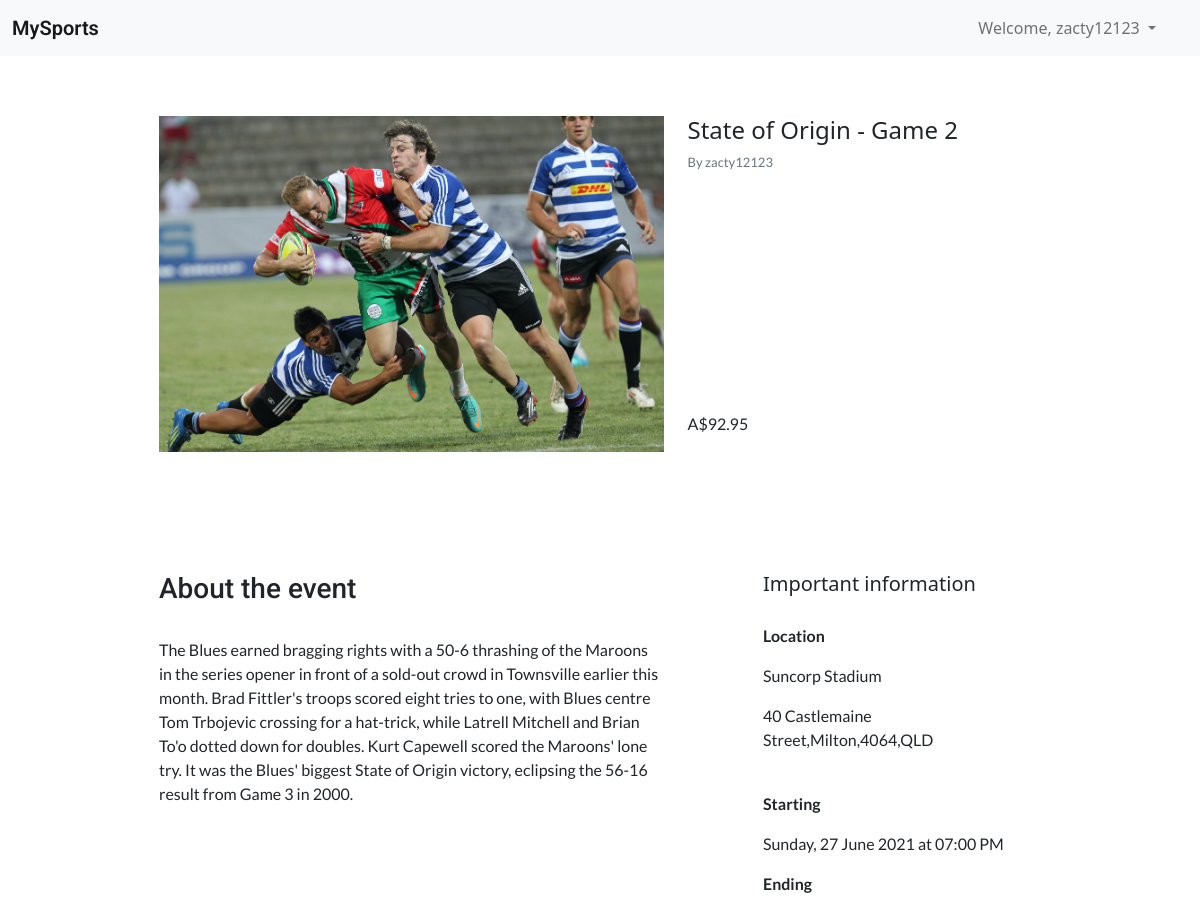
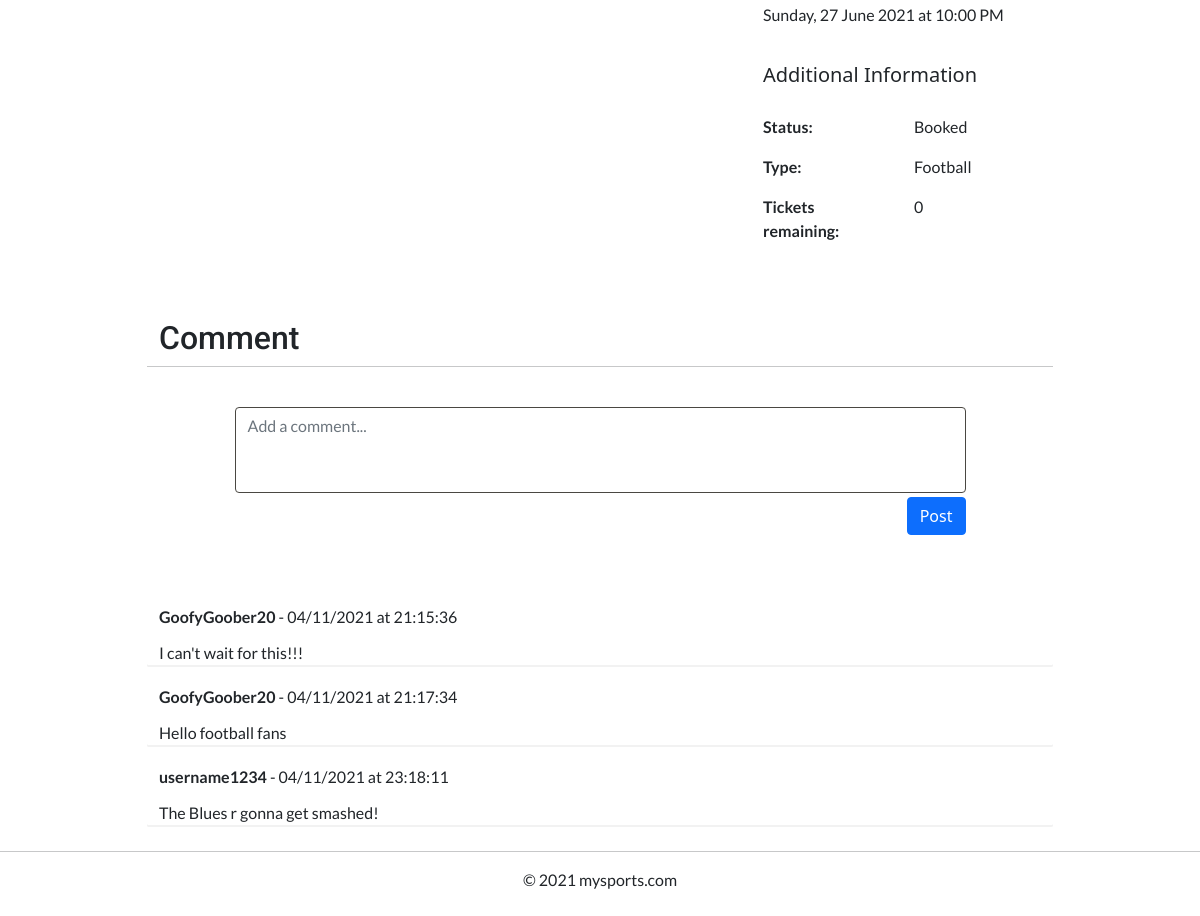
/view-details/2 (signed in), run on the app's committed database (2 pictures, top to bottom).
### website/models.py (models this page shows, shortened)
class User(db.Model, UserMixin):
    __tablename__='users' # good practice to specify table name
    user_id = db.Column(db.Integer, primary_key=True, autoincrement=True)
    username = db.Column(db.String(20), index=True, unique=True)
    email = db.Column(db.String(100), index=True, unique=True)
    contact_number = db.Column(db.Integer, unique=True, index=True)
    address = db.Column(db.String(100), index=True, unique=True)
    password_hash = db.Column(db.String(255), nullable=False)
    comments = db.relationship('Comment')
    events = db.relationship('Event')
    orders = db.relationship('Order')
    def get_id(self):
        return (self.user_id)

class Event(db.Model):
    __tablename__ = 'events'
    event_id = db.Column(db.Integer, primary_key=True, autoincrement=True)
    title = db.Column(db.String(80))
    description = db.Column(db.String(2000))
    sport = db.Column(db.String(20))
    image = db.Column(db.String(100))
    venue = db.Column(db.String(50))
    address = db.Column(db.String(150))
    start_time = db.Column(db.DateTime())
    end_time = db.Column(db.DateTime())
    status = db.Column(db.String(15))
    tickets_total = db.Column(db.Integer())
    price = db.Column(db.Float())
    user_id = db.Column(db.Integer(), db.ForeignKey('users.user_id'))
    orders = db.relationship('Order')
    comments = db.relationship('Comment')
    @property
    def is_owner(self) -> bool:
        return (self.user == current_user)
    @property
    def user(self) -> User:
        return User.query.filter_by(user_id=self.user_id).first()
    @property
    def tickets_sold(self) -> int:
        tickets_sold = 0
        for order in self.orders:
            tickets_sold += order.ticket_quantity
        return tickets_sold
    @property
    def tickets_remaining(self) -> int:
        return self.tickets_total - self.tickets_sold
    def formatted_time(self, time:datetime):
        return '{}, {} {} {} at {}'.format(get_day(time.weekday()),
                                                time.day,
                                                get_month(time.month - 1),
                                                time.year,
                                                time.strftime("%I:%M %p"))

class Order(db.Model):
    __tablename__ = 'orders'
    order_id = db.Column(db.Integer, primary_key=True, autoincrement=True)
    ticket_quantity = db.Column(db.Integer(), default=0)
    order_date = db.Column(db.DateTime())
    total_cost = db.Column(db.Float())
    user_id = db.Column(db.Integer, db.ForeignKey('users.user_id'))
    event_id = db.Column(db.Integer, db.ForeignKey('events.event_id'))
    @property
    def total_cost(self) -> float:
        return self.ticket_quantity * self.event.price

class Comment(db.Model):
    __tablename__ = 'comments'
    comment_id = db.Column(db.Integer, primary_key=True, autoincrement=True)
    text = db.Column(db.String(400))
    date_of_creation = db.Column(db.DateTime)
    user_id = db.Column(db.Integer, db.ForeignKey('users.user_id'))
    event_id = db.Column(db.Integer, db.ForeignKey('events.event_id'))
    @property
    def user(self) -> User:
        return User.query.filter_by(user_id=self.user_id).first()

### website/views.py (the view, shortened to what this page needs)
@bp.route('/view-details/<event_id>', methods=['GET', 'POST'])
def view_details(event_id):
    event:Event = Event.query.filter_by(event_id=event_id).first()
    if event is None:
        abort(404)
    set_current_event(event)
    cform = CommentForm()
    oform = OrderForm()
    oform.event_id = event_id
    return render_template('view_details.html', event=event, oform=oform, cform=cform)

### website/forms.py (shortened to what this page needs)
class CommentForm(FlaskForm):
    text = TextAreaField(label='', validators=[InputRequired(), Length(min=1, max=400)])

class OrderForm(FlaskForm):
    ticket_quantity = IntegerField(label='', validators=[InputRequired(), NumberRange(min=1)])

### website/misc.py (called while the page is built)
def set_current_event(event:Event):
    session['current_event'] = event.event_id

### website/models.py (called while the page is built)
def get_day(day:int):
    return days_of_week[day]

def get_month(month:int):
    return months[month]

### website/templates/view_details.html (shortened to what this page needs)
{% extends "base.html" %}
{% import "bootstrap/wtf.html" as wtf %}
{% block content %}
<div class="div-3"></div>
<div class="container-fluid">
  <div class="col-11 col-sm-9 mx-auto">
    <div class="row">
      <div class="col-lg-7">
        <img class="image-centered" src="{{ url_for('.download', filename=event.image) }}">
      </div>
      <div class="col-lg-5 d-flex flex-column">
        <h4>{{ event.title }}</h4>
        <p class="mylead text-muted">By {{ event.user.username }}</p>
        <div class="div-6"></div>
        <p class="mt-auto me-2">A${{ event.price }}</p>
      </div>
    </div>
    <div class="div-6"></div>
    <div class="row">
      <div class="col-md-7">
        <h3 class="mytitle centered">About the event</h3>
        <p style="white-space: pre-line; overflow-wrap: break-word;">
          {{ event.description }}
        </p>
      </div>
      <div class="col-md-1"></div>
      <div class="col-md-4">
        <h5>Important information</h5>
        <div class="div-1"></div>
        <p><strong>Location</strong></p>
        <p style="overflow-wrap: break-word;">{{ event.venue }}</p>
        <p style="overflow-wrap: break-word;">{{ event.address }}</p>
        <br>
        <p><strong>Starting</strong></p>
        <p>{{ event.formatted_time(event.start_time) }}</p>
        <p><strong>Ending</strong></p>
        <p>{{ event.formatted_time(event.end_time) }}</p>
        <div class="div-1"></div>
        <h5>Additional Information</h5>
        <div class="div-1"></div>
        <div class="row">
          <div class="col">
            <p><strong>Status:</strong></p>
          </div>
          <div class="col">
            <p>{{ event.status }}</p>
          </div>
        </div>
        <div class="row">
          <div class="col">
            <p><strong>Type:</strong></p>
          </div>
          <div class="col">
            <p>{{ event.sport }}</p>
          </div>
        </div>
        <div class="row">
          <div class="col">
            <p><strong>Tickets remaining:</strong></p>
          </div>
          <div class="col">
            <p>{{ event.tickets_remaining }}</p>
          </div>
        </div>
      </div>
      <div class="div-3"></div>
      <h2 class="mytitle">Comment</h2>
      <hr>
      <div class="col-10 mx-auto">
        <div class="form-group">
          <form action="" method="post">
            {{ wtf.form_field(cform.text, class='form-control', style='resize: none', rows='3',
            placeholder='Add a comment...')}}
            {% if current_user.is_authenticated %}
            <button type="submit" class="btn btn-primary float-right mt-1" type="submit">Post</button>
            {% else %}
            <a href="{{ url_for('auth.login', next=url_for(request.endpoint, **request.view_args)) }}"
              class="btn btn-secondary float-right mt-1">Login to Comment</a>
            {% endif %}
          </form>
        </div>
      </div>
      <div class="div-3"></div>
      {% for comment in event.comments %}
      <div class="comment-container">
        <div class="comment-header">
          <p><strong>{{ comment.user.username }}</strong> - {{ comment.date_of_creation.strftime("%d/%m/%Y at %H:%M:%S")
            }}</p>
        </div>
        <p class="comment-text">{{ comment.text }}</p>
      </div>
      {% endfor %}
    </div>
  </div>
  {% endblock %}

### website/templates/base.html (shortened to what this page needs)
<!doctype html>
<html>
<head>
  <link rel="stylesheet" href="{{ url_for('static', filename='css/style.css') }}">
    <link href="https://cdn.jsdelivr.net/npm/bootstrap@5.1.0/dist/css/bootstrap.min.css" rel="stylesheet"
>
  </head>
<body>
    <nav class="navbar navbar-expand-lg navbar-light bg-light">
        <div class="container-fluid">
          <a class="navbar-brand" href="{{ url_for('main.index') }}">MySports</a>
          <div class="collapse navbar-collapse" id="navbarScroll">
            <div class="div-1"></div>
              {% if current_user.is_authenticated %}
              <ul class="navbar-nav my-2 my-lg-0 d-flex ms-auto me-4" >
                <li class="nav-item dropdown">
                  <a class="nav-link dropdown-toggle" href="#" id="navbarDropdownMenuLink" role="button" data-bs-toggle="dropdown" aria-expanded="false">
                  Welcome, {{ current_user.username }}
                </a>
                {% endif %}
              </li>
            </ul>
          </div>
        </div>
      </nav>
    <main>
        {% block content %}{% endblock %}
    </main>
    <footer>
        <div class="myfooter">
            <hr>
            <p>© 2021 mysports.com</p>
            <div style="padding: 30px;"></div>
        </div>
    </footer>
</body>
</html>

### website/static/css/style.css (style rules this page uses)
.myfooter { text-align: center; }
.mytitle { font-family: 'Roboto', sans-serif; }
.mylead { font-family: 'Lato', sans-serif; font-size: small; }
.div-1 { padding: 10px; }
.div-3 { padding: 30px; }
.div-6 { padding: 60px; }
p { font-family: 'Lato', sans-serif; }
.navbar-brand { font-family: 'Roboto', sans-serif; font-weight: 600; font-size: 25px; }
.form-control, .form-select { border-color: #4a4742 !important; font-family: 'Lato', sans-serif; }
body, html { height: 100%; }
.image-centered { display: block; margin-left: auto; margin-right: auto; width: 100%; }
div.comment-container p { margin-bottom: 0; }
div.comment-container { box-shadow: 0px 2px 0px 0px rgb(0 0 0 / 5%); border-radius: 0.1rem; margin: 10px 0; }
div.comment-header { margin-bottom: 12px; }
.float-right { float: right; }

### data on the page
User: username "zacty12123", user.username "zacty12123"
Event: image (picture), title "State of Origin - Game 2", price "92.95", description "The Blues earned bragging rights with a 50-6 thrashing of the Maroons in the series opener in front of a sold-out crowd in Townsville earlier this month. Brad Fittler's troops scored eight tries to one, with Blues centre Tom Trbojevic crossing for a hat-trick, while Latrell Mitchell and Brian To'o dotted down for doubles. Kurt Capewell scored the Maroons' lone try. It was the Blues' biggest State of Origin victory, eclipsing the 56-16 result from Game 3 in 2000.", venue "Suncorp Stadium", address "40 Castlemaine Street,Milton,4064,QLD", formatted_time "Sunday, 27 June 2021 at 07:00 PM", formatted_time "Sunday, 27 June 2021 at 10:00 PM", status "Booked", sport "Football", tickets_remaining "0"
Comment: user.username "GoofyGoober20", date_of_creation "04/11/2021 at 21:15:36", text "I can't wait for this!!!"
Comment: user.username "GoofyGoober20", date_of_creation "04/11/2021 at 21:17:34", text "Hello football fans"
Comment: user.username "username1234", date_of_creation "04/11/2021 at 23:18:11", text "The Blues r gonna get smashed!"
